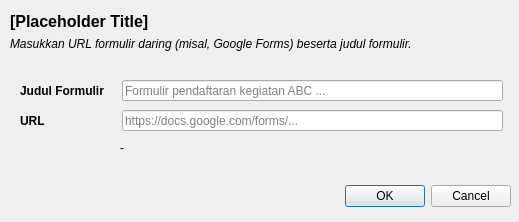
<?xml version="1.0" encoding="UTF-8"?>
<ui version="4.0">
 <class>Dialog</class>
 <widget class="QDialog" name="Dialog">
  <property name="windowModality">
   <enum>Qt::WindowModal</enum>
  </property>
  <property name="geometry">
   <rect>
    <x>0</x>
    <y>0</y>
    <width>519</width>
    <height>222</height>
   </rect>
  </property>
  <property name="windowTitle">
   <string>Tambah/Edit Formulir</string>
  </property>
  <widget class="QDialogButtonBox" name="button_box">
   <property name="geometry">
    <rect>
     <x>10</x>
     <y>180</y>
     <width>501</width>
     <height>32</height>
    </rect>
   </property>
   <property name="orientation">
    <enum>Qt::Horizontal</enum>
   </property>
   <property name="standardButtons">
    <set>QDialogButtonBox::Cancel|QDialogButtonBox::Ok</set>
   </property>
  </widget>
  <widget class="QLabel" name="app_title">
   <property name="geometry">
    <rect>
     <x>10</x>
     <y>10</y>
     <width>391</width>
     <height>21</height>
    </rect>
   </property>
   <property name="font">
    <font>
     <pointsize>12</pointsize>
     <weight>75</weight>
     <bold>true</bold>
    </font>
   </property>
   <property name="text">
    <string>[Placeholder Title]</string>
   </property>
   <property name="alignment">
    <set>Qt::AlignBottom|Qt::AlignLeading|Qt::AlignLeft</set>
   </property>
  </widget>
  <widget class="QLabel" name="app_title_2">
   <property name="geometry">
    <rect>
     <x>10</x>
     <y>30</y>
     <width>491</width>
     <height>21</height>
    </rect>
   </property>
   <property name="font">
    <font>
     <pointsize>9</pointsize>
     <weight>50</weight>
     <italic>true</italic>
     <bold>false</bold>
    </font>
   </property>
   <property name="text">
    <string>Masukkan URL formulir daring (misal, Google Forms) beserta judul formulir.</string>
   </property>
   <property name="alignment">
    <set>Qt::AlignBottom|Qt::AlignLeading|Qt::AlignLeft</set>
   </property>
  </widget>
  <widget class="QLabel" name="label">
   <property name="geometry">
    <rect>
     <x>20</x>
     <y>80</y>
     <width>91</width>
     <height>21</height>
    </rect>
   </property>
   <property name="font">
    <font>
     <weight>75</weight>
     <bold>true</bold>
    </font>
   </property>
   <property name="text">
    <string>Judul Formulir</string>
   </property>
  </widget>
  <widget class="QLabel" name="label_2">
   <property name="geometry">
    <rect>
     <x>20</x>
     <y>110</y>
     <width>91</width>
     <height>21</height>
    </rect>
   </property>
   <property name="font">
    <font>
     <weight>75</weight>
     <bold>true</bold>
    </font>
   </property>
   <property name="text">
    <string>URL</string>
   </property>
  </widget>
  <widget class="QLineEdit" name="field_title">
   <property name="geometry">
    <rect>
     <x>122</x>
     <y>80</y>
     <width>381</width>
     <height>21</height>
    </rect>
   </property>
   <property name="placeholderText">
    <string>Formulir pendaftaran kegiatan ABC ...</string>
   </property>
  </widget>
  <widget class="QLineEdit" name="field_url">
   <property name="geometry">
    <rect>
     <x>122</x>
     <y>110</y>
     <width>381</width>
     <height>21</height>
    </rect>
   </property>
   <property name="placeholderText">
    <string>https://docs.google.com/forms/...</string>
   </property>
  </widget>
  <widget class="QLabel" name="label_status">
   <property name="geometry">
    <rect>
     <x>120</x>
     <y>140</y>
     <width>381</width>
     <height>16</height>
    </rect>
   </property>
   <property name="text">
    <string>-</string>
   </property>
  </widget>
 </widget>
 <resources/>
 <connections>
  <connection>
   <sender>button_box</sender>
   <signal>accepted()</signal>
   <receiver>Dialog</receiver>
   <slot>accept()</slot>
   <hints>
    <hint type="sourcelabel">
     <x>248</x>
     <y>254</y>
    </hint>
    <hint type="destinationlabel">
     <x>157</x>
     <y>274</y>
    </hint>
   </hints>
  </connection>
  <connection>
   <sender>button_box</sender>
   <signal>rejected()</signal>
   <receiver>Dialog</receiver>
   <slot>reject()</slot>
   <hints>
    <hint type="sourcelabel">
     <x>316</x>
     <y>260</y>
    </hint>
    <hint type="destinationlabel">
     <x>286</x>
     <y>274</y>
    </hint>
   </hints>
  </connection>
 </connections>
</ui>
